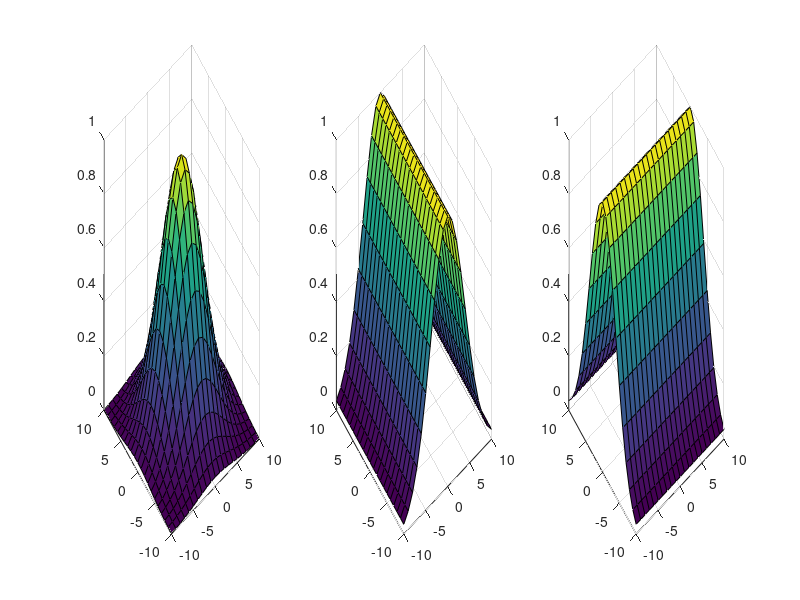

Source code (MATLAB):
clc
clear
close all
xx = -10:10;
yy = -10:10;
title("Projection");
[x,y] = meshgrid(xx, yy);
z = exp(-x.*x/30 - y.*y/30);
[m,n] = size(z);
subplot(131);
surf(x, y, z)
[maximum, index]=max(z);
for i=1:m,
    for j=1:n,
        proj_x(i,j) = maximum(j);
    end
end
subplot(132);
surf(x, y, proj_x);
[maximum, index]=max(z);
for i=1:m,
    for j=1:n,
        proj_y(i,j) = maximum(i);
    end
end
subplot(133);
surf(x, y, proj_y);